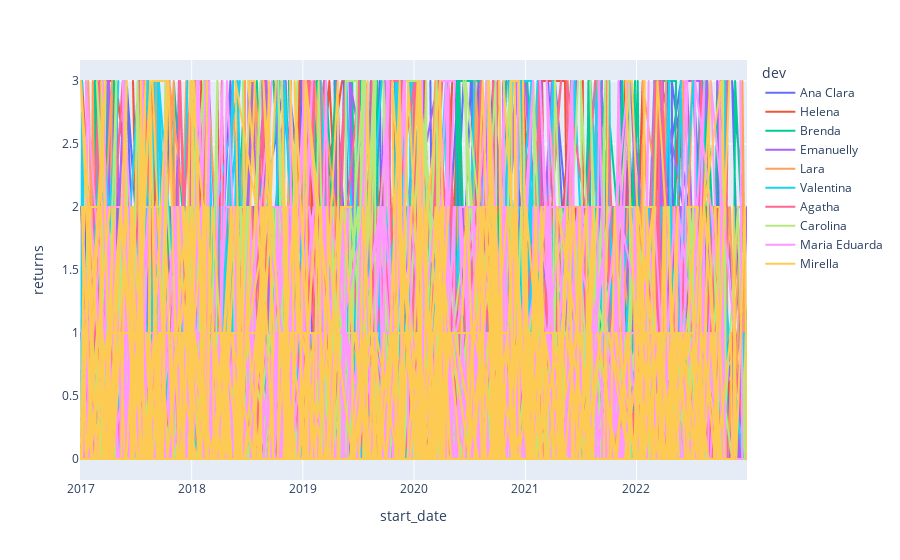

The code cell stored with this chart in its notebook:
### Code cell
px.line(df_alt, x='start_date', y='returns', color='dev')

### Figure 1 — Plotly figure (JSON) as saved in the notebook; plotly's stock layout.template omitted (floating-point values rounded to 4 significant figures; data arrays with more than 128 entries replaced by an {"elided": "..."} marker saying what was removed)
{"data": [{"hovertemplate": "dev=Ana Clara<br>start_date=%{x}<br>returns=%{y}<extra></extra>", "legendgroup": "Ana Clara", "line": {"color": "#636efa", "dash": "solid"}, "marker": {"symbol": "circle"}, "mode": "lines", "name": "Ana Clara", "showlegend": true, "type": "scattergl", "x": {"elided": "956 str values"}, "xaxis": "x", "y": {"elided": "956 int values"}, "yaxis": "y"}, {"hovertemplate": "dev=Helena<br>start_date=%{x}<br>returns=%{y}<extra></extra>", "legendgroup": "Helena", "line": {"color": "#EF553B", "dash": "solid"}, "marker": {"symbol": "circle"}, "mode": "lines", "name": "Helena", "showlegend": true, "type": "scattergl", "x": {"elided": "1010 str values"}, "xaxis": "x", "y": {"elided": "1010 int values"}, "yaxis": "y"}, {"hovertemplate": "dev=Brenda<br>start_date=%{x}<br>returns=%{y}<extra></extra>", "legendgroup": "Brenda", "line": {"color": "#00cc96", "dash": "solid"}, "marker": {"symbol": "circle"}, "mode": "lines", "name": "Brenda", "showlegend": true, "type": "scattergl", "x": {"elided": "939 str values"}, "xaxis": "x", "y": {"elided": "939 int values"}, "yaxis": "y"}, {"hovertemplate": "dev=Emanuelly<br>start_date=%{x}<br>returns=%{y}<extra></extra>", "legendgroup": "Emanuelly", "line": {"color": "#ab63fa", "dash": "solid"}, "marker": {"symbol": "circle"}, "mode": "lines", "name": "Emanuelly", "showlegend": true, "type": "scattergl", "x": {"elided": "959 str values"}, "xaxis": "x", "y": {"elided": "959 int values"}, "yaxis": "y"}, {"hovertemplate": "dev=Lara<br>start_date=%{x}<br>returns=%{y}<extra></extra>", "legendgroup": "Lara", "line": {"color": "#FFA15A", "dash": "solid"}, "marker": {"symbol": "circle"}, "mode": "lines", "name": "Lara", "showlegend": true, "type": "scattergl", "x": {"elided": "987 str values"}, "xaxis": "x", "y": {"elided": "987 int values"}, "yaxis": "y"}, {"hovertemplate": "dev=Valentina<br>start_date=%{x}<br>returns=%{y}<extra></extra>", "legendgroup": "Valentina", "line": {"color": "#19d3f3", "dash": "solid"}, "marker": {"symbol": "circle"}, "mode": "lines", "name": "Valentina", "showlegend": true, "type": "scattergl", "x": {"elided": "981 str values"}, "xaxis": "x", "y": {"elided": "981 int values"}, "yaxis": "y"}, {"hovertemplate": "dev=Agatha<br>start_date=%{x}<br>returns=%{y}<extra></extra>", "legendgroup": "Agatha", "line": {"color": "#FF6692", "dash": "solid"}, "marker": {"symbol": "circle"}, "mode": "lines", "name": "Agatha", "showlegend": true, "type": "scattergl", "x": {"elided": "976 str values"}, "xaxis": "x", "y": {"elided": "976 int values"}, "yaxis": "y"}, {"hovertemplate": "dev=Carolina<br>start_date=%{x}<br>returns=%{y}<extra></extra>", "legendgroup": "Carolina", "line": {"color": "#B6E880", "dash": "solid"}, "marker": {"symbol": "circle"}, "mode": "lines", "name": "Carolina", "showlegend": true, "type": "scattergl", "x": {"elided": "953 str values"}, "xaxis": "x", "y": {"elided": "953 int values"}, "yaxis": "y"}, {"hovertemplate": "dev=Maria Eduarda<br>start_date=%{x}<br>returns=%{y}<extra></extra>", "legendgroup": "Maria Eduarda", "line": {"color": "#FF97FF", "dash": "solid"}, "marker": {"symbol": "circle"}, "mode": "lines", "name": "Maria Eduarda", "showlegend": true, "type": "scattergl", "x": {"elided": "981 str values"}, "xaxis": "x", "y": {"elided": "981 int values"}, "yaxis": "y"}, {"hovertemplate": "dev=Mirella<br>start_date=%{x}<br>returns=%{y}<extra></extra>", "legendgroup": "Mirella", "line": {"color": "#FECB52", "dash": "solid"}, "marker": {"symbol": "circle"}, "mode": "lines", "name": "Mirella", "showlegend": true, "type": "scattergl", "x": {"elided": "958 str values"}, "xaxis": "x", "y": {"elided": "958 int values"}, "yaxis": "y"}], "layout": {"legend": {"title": {"text": "dev"}, "tracegroupgap": 0}, "margin": {"t": 60}, "xaxis": {"anchor": "y", "domain": [0, 1], "title": {"text": "start_date"}}, "yaxis": {"anchor": "x", "domain": [0, 1], "title": {"text": "returns"}}}}
